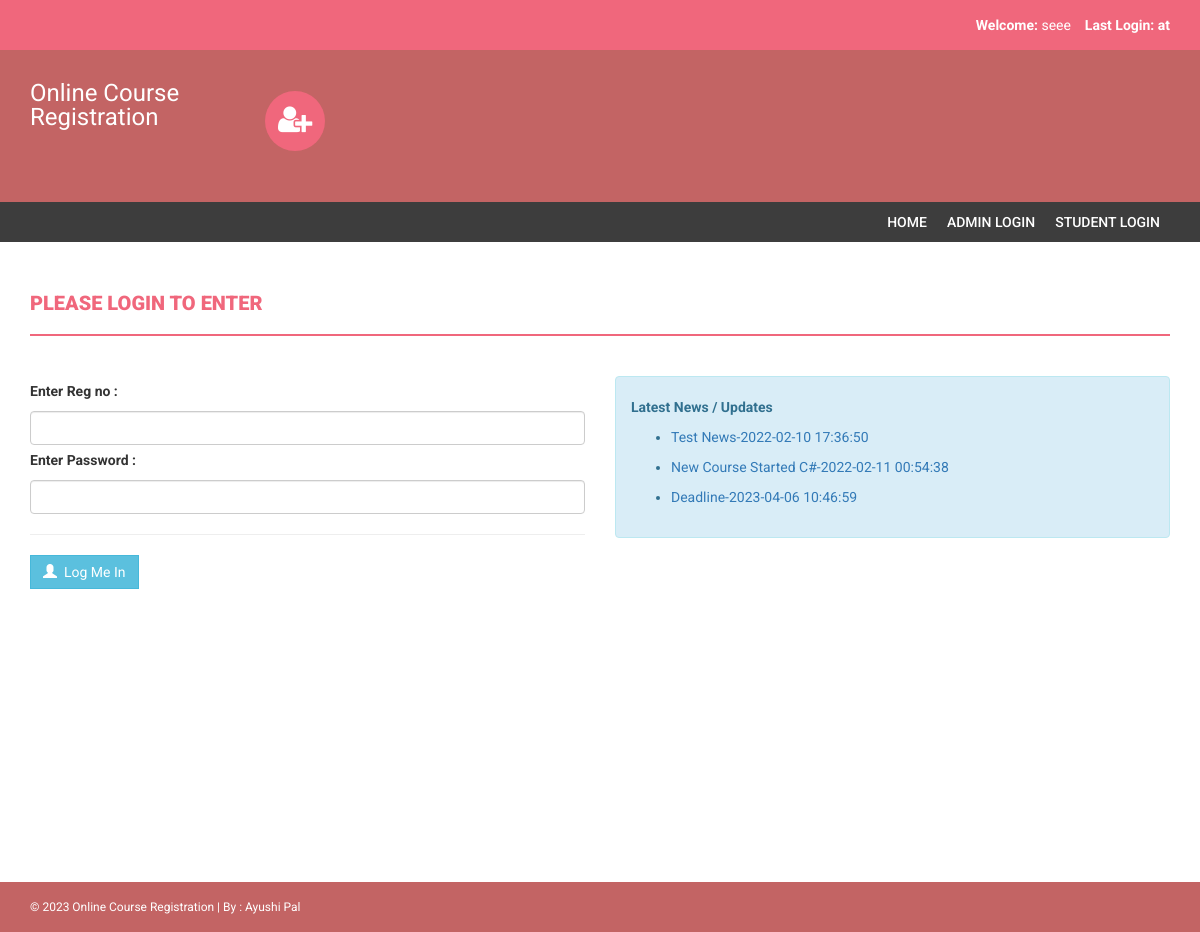
/onlinecourse/index.php (signed in), run on the app's committed database.
### tables this page shows
CREATE TABLE `news` (
  `id` int(11) NOT NULL,
  `newstitle` varchar(255) DEFAULT NULL,
  `newsDescription` mediumtext DEFAULT NULL,
  `postingDate` timestamp NULL DEFAULT current_timestamp()
);

### onlinecourse/index.php (the view, shortened to what this page needs)
<!DOCTYPE html>
<html xmlns="http://www.w3.org/1999/xhtml">
<head>
    <link href="assets/css/bootstrap.css" rel="stylesheet" />
    <link href="assets/css/font-awesome.css" rel="stylesheet" />
    <link href="assets/css/style.css" rel="stylesheet" />
</head>
<body>
    <?php include('includes/header.php');?>
<section class="menu-section">
        <div class="container">
            <div class="row">
                <div class="col-md-12">
                    <div class="navbar-collapse collapse ">
                        <ul id="menu-top" class="nav navbar-nav navbar-right">
                             <li><a href="index.php">Home </a></li>
                             <li><a href="admin/">Admin Login </a></li>
                              <li><a href="index.php">Student Login</a></li>
                        </ul>
                    </div>
                </div>
            </div>
        </div>
    </section>
    <div class="content-wrapper">
        <div class="container">
            <div class="row">
                <div class="col-md-12">
                    <h4 class="page-head-line">Please Login To Enter </h4>
                </div>
            </div>
            <form name="admin" method="post">
            <div class="row">
                <div class="col-md-6">
                     <label>Enter Reg no : </label>
                        <input type="text" name="regno" class="form-control"  />
                        <label>Enter Password :  </label>
                        <input type="password" name="password" class="form-control"  />
                        <hr />
                        <button type="submit" name="submit" class="btn btn-info"><span class="glyphicon glyphicon-user"></span> &nbsp;Log Me In </button>&nbsp;
                </div>
                </form>
                <div class="col-md-6">
                    <div class="alert alert-info">
                         <strong> Latest News / Updates</strong>
                         <marquee direction='up'  scrollamount="2" onmouseover="this.stop();" onmouseout="this.start();">
                        <ul>
                            <?php
$sql=mysqli_query($con,"select * from news");
while($row=mysqli_fetch_array($sql))
{
?>
                            <li>
                              <a href="news-details.php?nid=<?php echo htmlentities($row['id']);?>"><?php echo htmlentities($row['newstitle']);?>-<?php echo htmlentities($row['postingDate']);?></a>
                            </li>
                           <?php } ?>
                        </ul>
                    </marquee>
                    </div>
                                    </div>
            </div>
        </div>
    <?php include('includes/footer.php');?>
</body>
</html>

### onlinecourse/assets/css/style.css (style rules this page uses)
body { font-family: 'Roboto', sans-serif; line-height: 30px; }
.content-wrapper { margin-top: 40px; min-height: 600px; padding-bottom: 60px; }
.page-head-line { font-weight: 900; padding-bottom: 20px; border-bottom: 2px solid #F0677C; text-transform: uppercase; color: #F0677C; font-size: 20px; margin-bottom: 40px; }
.btn { border-radius: 0px; -webkit-border-radius: 0px; -moz-border-radius: 0px; }
.menu-section { background-color: #3D3D3D; }
#menu-top a { color: #FFF; text-decoration: none; font-weight: 500; padding: 10px 10px 10px 10px; text-transform: uppercase; }

### data on the page
news: newstitle "Test News", postingDate "2022-02-10 17:36:50"
news: newstitle "New Course Started C#", postingDate "2022-02-11 00:54:38"
news: newstitle "Deadline", postingDate "2023-04-06 10:46:59"

### other printed values
$_SESSION['sname'] "seee"
